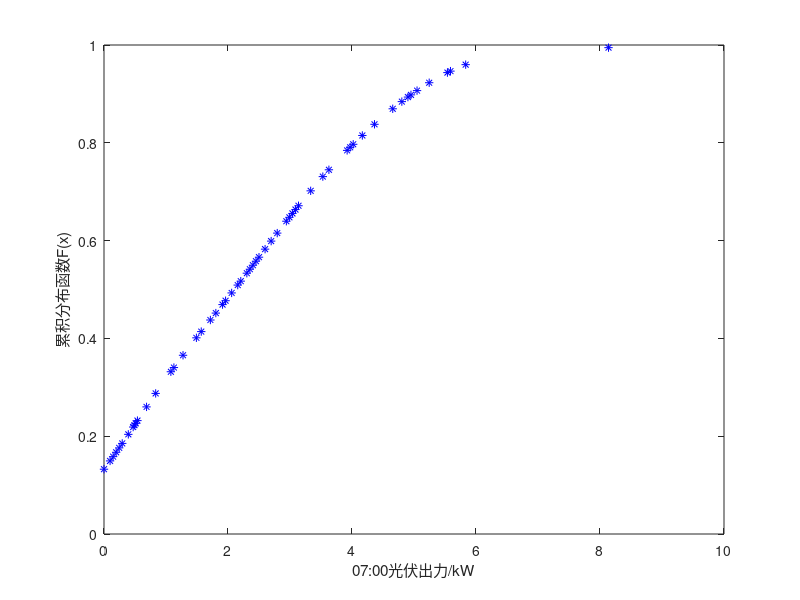

Source code (MATLAB): (Note: this script raises an error after producing the figure.)
clear all;clc
load F_Ppv.mat;%基于历史数据，考虑风电和光伏在不同季节（夏、冬、过渡季）以及不同时段的相关性，
               % 生成10000种可能的风光出力全天曲线，并最终用聚类算法提取出2个最具代表性的“典型场景”及它们出现的概率。
%%       夏季光伏出力
load Ppvs.mat; 
[n,m]=size(Ppvs);
for i=1:m
    [xsort,id] = sort(F_Ppv(1:n,i));       %为了作图的需要，对X进行排序，xsort为分布函数排序
    x=Ppvs(id,i);                          %为光伏出力排序
    X=diff(xsort);                         %剔除x和xsort中元素相同的点，只保留一个
    k=find(X==0);
    x(k)=[];
    xsort(k)=[];
    pvs{i}=[x xsort];
end
%%          采用三次样条插值函数Spline拟合分布函数,以07点为例
load pvs;
x1=pvs{7}(:,1);
y1=pvs{7}(:,2);
figure(1)
plot(x1,y1,'b*');hold on           %原始数据
xlabel('07:00光伏出力/kW');  
ylabel('累积分布函数F(x)'); 
y2=[0;y1;0];
pp=csape(x1',y2','second');
[a1,coe1]=unmkpp(pp);
x2=0:0.02:a1(56);
n_len=length(x2); 
s = zeros(1, n_len);
for i=1:55
    for j=1:n_len
        if (x2(j)>=a1(i)) && (x2(j)<a1(i+1))
            s(j)=coe1(i,1)*(x2(j)-a1(i))^3+coe1(i,2)*(x2(j)-a1(i))^2+coe1(i,3)*(x2(j)-a1(i))+coe1(i,4);
        end
    end
end
figure(1)
plot(x2,s,'r-','LineWidth',1.5);hold on   %三次样条插值结果
legend('原始数据','三次样条插值','Location','NorthWest')
%%       过渡季光伏出力
load Ppvinter.mat; 
[n,m]=size(Ppvinter);
for i=1:m
    [xsort,id] = sort(F_Ppv(94:255,i));       %为了作图的需要，对X进行排序，xsort为分布函数排序
    x=Ppvinter(id,i);                         %为光伏出力排序
    X=diff(xsort);                            %剔除x和xsort中元素相同的点，只保留一个
    k=find(X==0);
    x(k)=[];
    xsort(k)=[];
    pvinter{i}=[x xsort];
end
%%      冬季光伏出力
load Ppvw.mat; 
[n,m]=size(Ppvw);
for i=1:m
    [xsort,id] = sort(F_Ppv(256:365,i));       %为了作图的需要，对X进行排序，xsort为分布函数排序
    x=Ppvw(id,i);                              %为光伏出力排序
    X=diff(x);                                 %剔除x和xsort中元素相同的点，只保留一个
    k=find(X==0);
    x(k)=[];
    xsort(k)=[];
    pvw{i}=[x xsort];
end
%%                            求解光伏出力各个时段累积分布函数的反函数
%求解夏季光伏出力07至20点的三次样条插值的参数apvs和coepvs
for i=1:14
    x1=pvs{i+6}(:,2);
    y1=pvs{i+6}(:,1);
    %%          三次样条插值
    y2=[0;y1;0];
    pp=csape(x1',y2','second');
    [a1,coe1]=unmkpp(pp);
    apvs{i}=a1;coepvs{i}=coe1;
end
%%         求解过渡季光伏出力07至20点的三次样条插值的参数apvinter和coepvinter
for i=1:14
    x1=pvinter{i+6}(:,2);
    y1=pvinter{i+6}(:,1);
    %%          三次样条插值
    y2=[0;y1;0];
    pp=csape(x1',y2','second');
    [a1,coe1]=unmkpp(pp);
    apvinter{i}=a1;coepvinter{i}=coe1;
end
%%          求解冬季光伏出力07至18点的三次样条插值的参数apvw和coepvw
for i=1:12
    x1=pvw{i+6}(:,2);
    y1=pvw{i+6}(:,1);
    %%          三次样条插值
    y2=[0;y1;0];
    pp=csape(x1',y2','second');
    [a1,coe1]=unmkpp(pp);
    apvw{i}=a1;coepvw{i}=coe1;
end
%%                                风机出力
load F_Pwt.mat;
%%       夏季
load Pwts.mat; 
[n,m]=size(Pwts);
for i=1:m
    [xsort,id] = sort(F_Pwt(1:n,i));       %为了作图的需要，对X进行排序，xsort为分布函数排序
    x=Pwts(id,i);                          %为风机出力排序
    X=diff(xsort);                         %剔除x和xsort中元素相同的点，只保留一个
    k=find(X==0);
    x(k)=[];
    xsort(k)=[];
    wts{i}=[x xsort];
end
%%       过渡季
load Pwtinter.mat; 
[n,m]=size(Pwtinter);
for i=1:m
    [xsort,id] = sort(F_Pwt(94:255,i));       %为了作图的需要，对X进行排序，xsort为分布函数排序
    x=Pwtinter(id,i);                         %为风机出力排序
    X=diff(xsort);                            %剔除x和xsort中元素相同的点，只保留一个
    k=find(X==0);
    x(k)=[];
    xsort(k)=[];
    wtinter{i}=[x xsort];
end
%%      冬季
load Pwtw.mat; 
[n,m]=size(Pwtw);
for i=1:m
    [xsort,id] = sort(F_Pwt(256:365,i));       %为了作图的需要，对X进行排序，xsort为分布函数排序
    x=Pwtw(id,i);                          %为风机出力排序
    X=diff(x);                         %剔除x和xsort中元素相同的点，只保留一个
    k=find(X==0);
    x(k)=[];
    xsort(k)=[];
    wtw{i}=[x xsort];
end
%%                               
%%                            求解风机出力各个时段累积分布函数的反函数
%求解夏季风机出力的三次样条插值的参数awts和coewts
for i=1:24
    x1=wts{i}(:,2);
    y1=wts{i}(:,1);
    %%          三次样条插值
    y2=[0;y1;0];
    pp=csape(x1',y2','second');
    [a1,coe1]=unmkpp(pp);
    awts{i}=a1;coewts{i}=coe1;
end
%%         求解过渡季风机出力的三次样条插值的参数awtinter和coewtinter
for i=1:24
    x1=wtinter{i}(:,2);
    y1=wtinter{i}(:,1);
    %%          三样条插值
    y2=[0;y1;0];
    pp=csape(x1',y2','second');
    [a1,coe1]=unmkpp(pp);
    awtinter{i}=a1;coewtinter{i}=coe1;
end
%%          求解冬季风机出力的三次样条插值的参数awtw和coewtw
for i=1:24
    x1=wtw{i}(:,2);
    y1=wtw{i}(:,1);
    %%          三次样条插值
    y2=[0;y1;0];
    pp=csape(x1',y2','second');
    [a1,coe1]=unmkpp(pp);
    awtw{i}=a1;coewtw{i}=coe1;
end
%%                        基于二元正态Copula函数建立每个时段的联合风光出力函数
%采用极大似然估计法求每个时段风光出力的积矩相关系数（Pearson），然后求得斯皮尔曼相关系数Spearman
X = Ppvs(:,7);                    %以7点钟为例
Y = Pwts(:,7);
%%                            %采用MATLAB自带函数
% 调用ksdensity函数分别计算原始样本X和Y处的核分布估计值
U = ksdensity(X,X,'function','cdf');
V = ksdensity(Y,Y,'function','cdf');
%%                            获得累积分布函数
U2 = ksdensity(X,X,'function','cdf');
V2 = ksdensity(Y,Y,'function','cdf');
[Xsort,id] = sort(X);  % 为了作图的需要，对X进行排序
figure(2);  % 新建一个图形窗口
plot(Xsort,U2(id),'b-.','LineWidth',1.5);hold on 
[Txsort,Tid] = sort(F_Ppv(1:93,7));    %为了作图的需要，对X进行排序
x=Ppvs(1:93,7);                        %F_Ppv为采用高斯核函数得到的分布函数值
plot(x(Tid),Txsort,'r-','LineWidth',1.5);
legend('ksdensity核分布估计','高斯核密度估计', 'Location','NorthWest'); % 加标注框
xlabel('07:00光伏出力/kW');  
ylabel('累积分布函数F(x)'); 

[Ysort,id] = sort(Y);  % 为了作图的需要，对Y进行排序
figure(3);  % 新建一个图形窗口
plot(Ysort,V2(id),'b-.','LineWidth',1.5);hold on
[Txsort,Tid] = sort(F_Pwt(1:93,7));    %为了作图的需要，对X进行排序
x=Pwts(1:93,7);                        %F_Pwt为采用高斯核函数得到的分布函数值
plot(x(Tid),Txsort,'r-','LineWidth',1.5);
legend('ksdensity核分布估计','高斯核密度估计', 'Location','NorthWest'); % 加标注框
xlabel('07:00风机出力/kW');  
ylabel('累积分布函数F(x)'); 
%%
%***********************求Copula中参数的估计值******************************
% 调用copulafit函数估计二元正态Copula中的线性相关参数
a=F_Ppv(1:93,7);b=F_Pwt(1:93,7);
rho_norm = copulafit('Gaussian',[a,b]);%极大似然估计求积矩相关系数（Pearson）
%%
%********************绘制Copula的密度函数和分布函数图************************
[Udata,Vdata] = meshgrid(linspace(0,1,31));  % 为绘图需要，产生新的网格数据
% 调用copulapdf函数计算网格点上的二元正态Copula密度函数值
Cpdf_norm = copulapdf('Gaussian',[Udata(:), Vdata(:)],rho_norm);
% 调用copulacdf函数计算网格点上的二元正态Copula分布函数值
Ccdf_norm = copulacdf('Gaussian',[Udata(:), Vdata(:)],rho_norm);
%%
% 绘制二元正态Copula的密度函数和分布函数图
figure(4);  % 新建图形窗口
surf(Udata,Vdata,reshape(Cpdf_norm,size(Udata)));  % 绘制二元正态Copula密度函数图
xlabel('光伏出力概率');  % 为X轴加标签
ylabel('风机出力概率');  % 为Y轴加标签
zlabel('二元Normal-Copula概率密度函数值');  % 为z轴加标签
figure(5);  % 新建图形窗口
surf(Udata,Vdata,reshape(Ccdf_norm,size(Udata)));  % 绘制二元正态Copula分布函数图
xlabel('光伏出力概率');  % 为X轴加标签
ylabel('风机出力概率');  % 为Y轴加标签
zlabel('二元Normal-Copula累积分布函数值');  % 为z轴加标签
%%
%采用极大似然估计法求每个时段风光出力的积矩相关系数（Pearson）
%%      求解夏季07点至20点二元Normal-Copula函数相关参数rho_norms
rho_norms=zeros(28,2);
k=1;
for i=1:14
    a=F_Ppv(1:93,i+6);b=F_Pwt(1:93,i+6);
    rho_norm = copulafit('Gaussian',[a,b]);%极大似然估计
    rho_norms(k:k+1,:)=rho_norm;
    k=k+2;
end
%%     求解过渡季07点至20点二元Normal-Copula函数相关参数rho_norminter
rho_norminter=zeros(28,2);
k=1;
for i=1:14
    a=F_Ppv(94:255,i+6);b=F_Pwt(94:255,i+6);
    rho_norm = copulafit('Gaussian',[a,b]);%极大似然估计
    rho_norminter(k:k+1,:)=rho_norm;
    k=k+2;
end
%%     求解过渡季07点至18点二元Normal-Copula函数相关参数rho_normw
rho_normw=zeros(24,2);
k=1;
for i=1:12
    a=F_Ppv(256:365,i+6);b=F_Pwt(256:365,i+6);
    rho_norm = copulafit('Gaussian',[a,b]);%极大似然估计
    rho_normw(k:k+1,:)=rho_norm;
    k=k+2;
end
%%           对每个时段的联合分布函数进行随机抽样
N=10000;
Cs=zeros(N,28);          %夏季07至20点
k=2;
for i=1:14
    C=copularnd('Gaussian',rho_norms(k,1),N);
    C1= pvs{1,i+6}(1,2)+ (pvs{1,i+6}(end,2)-pvs{1,i+6}(1,2)).*C(:,1);
    C2= wts{1,i+6}(1,2)+ (wts{1,i+6}(end,2)-wts{1,i+6}(1,2)).*C(:,2);
    Cs(:,k-1:k)=[C1 C2];
    k=k+2;
end
%%
Cinter=zeros(N,28);          %过渡季07至20点
k=2;
for i=1:14
    C=copularnd('Gaussian',rho_norminter(k,1),N);
    C1= pvinter{1,i+6}(1,2)+ (pvinter{1,i+6}(end,2)-pvinter{1,i+6}(1,2)).*C(:,1);
    C2= wtinter{1,i+6}(1,2)+ (wtinter{1,i+6}(end,2)-wtinter{1,i+6}(1,2)).*C(:,2);
    Cinter(:,k-1:k)=[C1 C2];
    k=k+2;
end
%%
Cw=zeros(N,24);          %冬季07至18点
k=2;
for i=1:12
    C=copularnd('Gaussian',rho_normw(k,1),N);
    C1= pvw{1,i+6}(1,2)+ (pvw{1,i+6}(end,2)-pvw{1,i+6}(1,2)).*C(:,1);
    C2= wtw{1,i+6}(1,2)+ (wtw{1,i+6}(end,2)-wtw{1,i+6}(1,2)).*C(:,2);
    Cw(:,k-1:k)=[C1 C2];
    k=k+2;
end

%%                        %求解夏季07至20点具有相关性的光伏与风机出力cPpvs,cPwts
cPpvs=zeros(N,14);
cPpvs1=zeros(N,1);
cPwts=zeros(N,14);
cPwts1=zeros(N,1);
for k=1:14
    for j=1:N
        L=length(pvs{1,k+6});          %夏季光伏出力
        L1=length(wts{1,k+6});         %夏季风机出力
        for i=1:L-1                    %光伏
            if (Cs(j,2*k-1)>=pvs{1,k+6}(i,2)) && (Cs(j,2*k-1)<pvs{1,k+6}(i+1,2))
                dx = Cs(j,2*k-1) - apvs{1,k}(i);
                cPpvs1(j) = coepvs{1,k}(i,1)*dx^3 + coepvs{1,k}(i,2)*dx^2 + coepvs{1,k}(i,3)*dx + coepvs{1,k}(i,4);
                break;
            end
        end
        for i=1:L1-1                    %风机        
            if (Cs(j,2*k)>=wts{1,k+6}(i,2)) && (Cs(j,2*k)<wts{1,k+6}(i+1,2))
                dx = Cs(j,2*k) - awts{1,k+6}(i);
                cPwts1(j) = coewts{1,k+6}(i,1)*dx^3 + coewts{1,k+6}(i,2)*dx^2 + coewts{1,k+6}(i,3)*dx + coewts{1,k+6}(i,4);
                break;
            end
        end
    end
    cPpvs(1:N,k)=cPpvs1;
    cPwts(1:N,k)=cPwts1;
end
%%                        %求解过渡季07至20点具有相关性的光伏与风机出力cPpvinter,cPwtinter
cPpvinter=zeros(N,14);
cPpvinter1=zeros(N,1);
cPwtinter=zeros(N,14);
cPwtinter1=zeros(N,1);
for k=1:14
    for j=1:N
        L=length(pvinter{1,k+6});          %夏季光伏出力
        L1=length(wtinter{1,k+6});         %夏季风机出力
        for i=1:L-1                    %光伏
            if (Cinter(j,2*k-1)>=pvinter{1,k+6}(i,2)) && (Cinter(j,2*k-1)<pvinter{1,k+6}(i+1,2))
                dx = Cinter(j,2*k-1) - apvinter{1,k}(i);
                cPpvinter1(j) = coepvinter{1,k}(i,1)*dx^3 + coepvinter{1,k}(i,2)*dx^2 + coepvinter{1,k}(i,3)*dx + coepvinter{1,k}(i,4);
                break;
            end
        end
        for i=1:L1-1                    %风机        
            if (Cinter(j,2*k)>=wtinter{1,k+6}(i,2)) && (Cinter(j,2*k)<wtinter{1,k+6}(i+1,2))
                dx = Cinter(j,2*k) - awtinter{1,k+6}(i);
                cPwtinter1(j) = coewtinter{1,k+6}(i,1)*dx^3 + coewtinter{1,k+6}(i,2)*dx^2 + coewtinter{1,k+6}(i,3)*dx + coewtinter{1,k+6}(i,4);
                break;
            end
        end
    end
    cPpvinter(1:N,k)=cPpvinter1;
    cPwtinter(1:N,k)=cPwtinter1;
end
%%                        %求解冬季07至18点具有相关性的光伏与风机出力cPpvw,cPwtw
cPpvw=zeros(N,12);
cPpvw1=zeros(N,1);
cPwtw=zeros(N,12);
cPwtw1=zeros(N,1);
for k=1:12
    for j=1:N
        L=length(pvw{1,k+6});          %夏季光伏出力
        L1=length(wtw{1,k+6});         %夏季风机出力
        for i=1:L-1                    %光伏
            if (Cw(j,2*k-1)>=pvw{1,k+6}(i,2)) && (Cw(j,2*k-1)<pvw{1,k+6}(i+1,2))
                dx = Cw(j,2*k-1) - apvw{1,k}(i);
                cPpvw1(j) = coepvw{1,k}(i,1)*dx^3 + coepvw{1,k}(i,2)*dx^2 + coepvw{1,k}(i,3)*dx + coepvw{1,k}(i,4);
                break;
            end
        end
        for i=1:L1-1                    %风机        
            if (Cw(j,2*k)>=wtw{1,k+6}(i,2)) && (Cw(j,2*k)<wtw{1,k+6}(i+1,2))
                dx = Cw(j,2*k) - awtw{1,k+6}(i);
                cPwtw1(j) = coewtw{1,k+6}(i,1)*dx^3 + coewtw{1,k+6}(i,2)*dx^2 + coewtw{1,k+6}(i,3)*dx + coewtw{1,k+6}(i,4);
                break;
            end
        end
    end
    cPpvw(1:N,k)=cPpvw1;
    cPwtw(1:N,k)=cPwtw1;
end
%%                                %得到全天数据
for i=1:6
    a=Pwts(:,i);
    m=length(a); %dimension
    idx= ceil(m*rand(1,N)) ;  %generate n random index between 1 and m
    As(1:N,i)=a(idx) ; % sampling
    a=Pwtinter(:,i);
    m=length(a); %dimension
    idx= ceil(m*rand(1,N)) ;  %generate n random index between 1 and m
    Ainter(1:N,i)=a(idx) ; % sampling
    a=Pwtw(:,i);
    m=length(a); %dimension
    idx= ceil(m*rand(1,N)) ;  %generate n random index between 1 and m
    Aw(1:N,i)=a(idx) ; % sampling
end
for i=21:24
    a=Pwts(:,i);
    m=length(a); %dimension
    idx= ceil(m*rand(1,N)) ;  %generate n random index between 1 and m
    Bs(1:N,i-20)=a(idx) ; % sampling
    a=Pwtinter(:,i);
    m=length(a); %dimension
    idx= ceil(m*rand(1,N)) ;  %generate n random index between 1 and m
    Binter(1:N,i-20)=a(idx) ; % sampling
end
for i=19:24
    a=Pwtw(:,i);
    m=length(a); %dimension
    idx= ceil(m*rand(1,N)) ;  %generate n random index between 1 and m
    Bw(1:N,i-18)=a(idx) ; % sampling
end
%%
cPpvs=[zeros(N,6) cPpvs zeros(N,4)];
cPpvinter=[zeros(N,6) cPpvinter zeros(N,4)];
cPpvw=[zeros(N,6) cPpvw zeros(N,6)];
cPwts=[As cPwts Bs];
cPwtinter=[Ainter cPwtinter Binter];
cPwtw=[Aw cPwtw Bw];
%                           采用K-means聚类提取夏季、过渡季、冬季典型日光伏出力、风机出力曲线
%  %夏季光伏出力削减
N1=2;                                            %设置聚类数目
data=cPpvw;
[m,n]=size(data);
pattern=zeros(m,n+1);
center=zeros(N1,n);                              %初始化聚类中心
for x=1:N1
    center(x,:)=data( randi(N,1),:);           %第一次随机产生聚类中心
end
pattern(:,1:n)=data(:,:);
while 1
    distence=zeros(1,N1);
    num=zeros(1,N1);
    new_center=zeros(N1,n);
    for x=1:m
        for y=1:N1
            distence(y)=norm(data(x,:)-center(y,:));    %计算到每个类的距离
        end
        [~, temp]=min(distence);                    %求最小的距离
        pattern(x,n+1)=temp;         
    end
    k=0;
    for y=1:N1
        for x=1:m
            if pattern(x,n+1)==y
               new_center(y,:)=new_center(y,:)+pattern(x,1:n);
               num(y)=num(y)+1;
            end
        end
        new_center(y,:)=new_center(y,:)/num(y);
        if norm(new_center(y,:)-center(y,:))<0.1
            k=k+1;
        end
    end
    if k==N1
         break;
    else
         center=new_center;
    end
end
[m, n]=size(pattern);
cen1cPpvs=0;cen2cPpvs=0;
for i=1:m
    if pattern(i,n)==1 
         cen1cPpvs=cen1cPpvs+1;
    elseif pattern(i,n)==2    % 修复了原本缺失的 if 导致语法报错的地方
         cen2cPpvs=cen2cPpvs+1;
    end
end
figure(6);
plot(1:24,center(1,:),'r');xlim([1 24]);hold on
plot(1:24,center(2,:),'b');
cen1cPpvs=cen1cPpvs/m;
cen2cPpvs=cen2cPpvs/m;                                    %计算各个场景出现的概率
